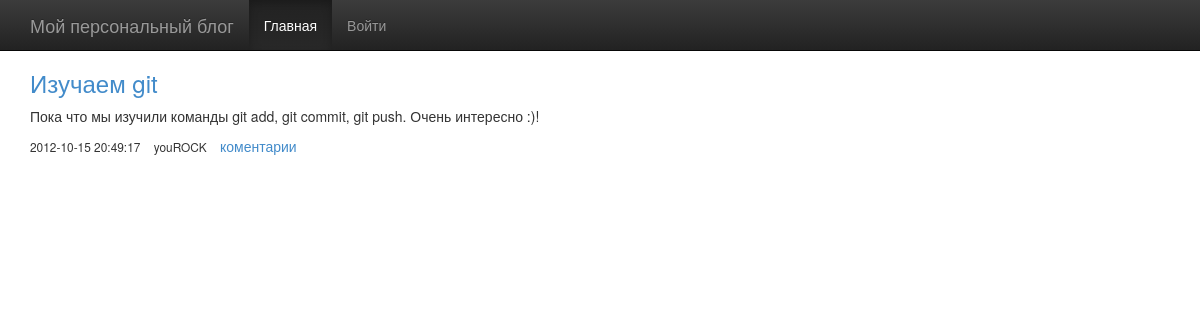
The page /?act=view-entry&id=4 on the database its author committed.
### tables this page shows
CREATE TABLE `entry` (
  `id` int(11) unsigned NOT NULL AUTO_INCREMENT,
  `author` varchar(255) DEFAULT NULL,
  `date` int(11) DEFAULT NULL,
  `header` varchar(255) DEFAULT NULL,
  `content` longtext,
  PRIMARY KEY (`id`)
);

### templates/entry.php (the view)
<?php require('header.php'); ?>
    <h3><a href="?act=view-entry&id=<?=$row['id']?>"><?=$row['header']?></a></h3>
    <p><?=$row['content']?></p>
    <div class="comments">
        <small>
            <span class="date"><?=$row['date']?></span>
            <span class="author"><?=$row['author']?></span>
        </small>
        <a href="?act=view-entry&id=<?=$row['id']?>">коментарии</a>
    </div>
<?php require('footer.php'); ?>

### rows shown on the page
entry: header "Изучаем git", content "Пока что мы изучили команды git add, git commit, git push. Очень интересно :)!", author "youROCK"

### other values the page prints
$row['date'] "2012-10-15 20:49:17"
